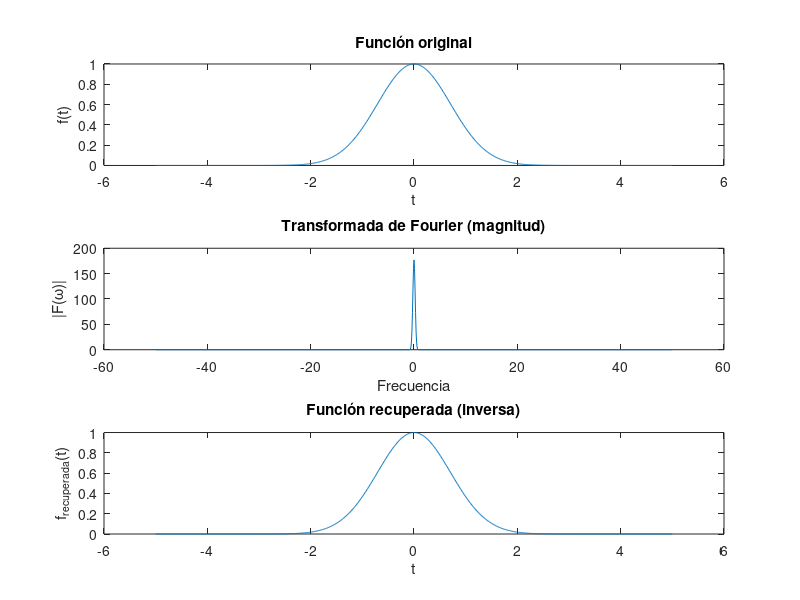

MATLAB code to generate this figure:
% Ejemplo de transformada de Fourier y su inversa en MATLAB

% Definir el dominio temporal
t = linspace(-5, 5, 1000);
% Definir la función original (por ejemplo, una gaussiana)
f = exp(-t.^2);

% Calcular la transformada de Fourier
F = fftshift(fft(f));
% Definir el dominio de frecuencias
dt = t(2) - t(1);
N = length(t);
frec = (-N/2:N/2-1)/(N*dt);

% Calcular la transformada inversa
f_recuperada = ifft(ifftshift(F));

% Graficar la función original
subplot(3,1,1);
plot(t, f);
title('Función original');
xlabel('t');
ylabel('f(t)');

% Graficar la transformada de Fourier (magnitud)
subplot(3,1,2);
plot(frec, abs(F));
title('Transformada de Fourier (magnitud)');
xlabel('Frecuencia');
ylabel('|F(\omega)|');

% Graficar la función recuperada
subplot(3,1,3);
plot(t, real(f_recuperada));
title('Función recuperada (inversa)');
xlabel('t');
ylabel('f_{recuperada}(t)');